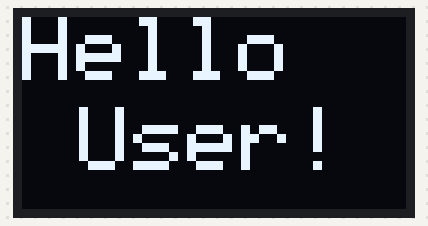
Bench run of a sketch on a simulated Arduino Uno, built with avr-gcc and run on an emulated ATmega328P. Parts: 128×64 one-colour display.

Above: at 0.1 s.
At 4.1 s:
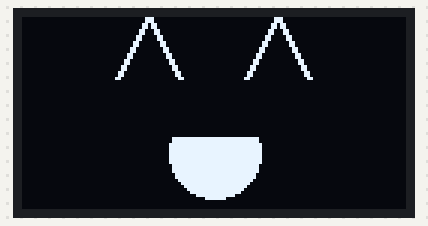
At 19.54 s:
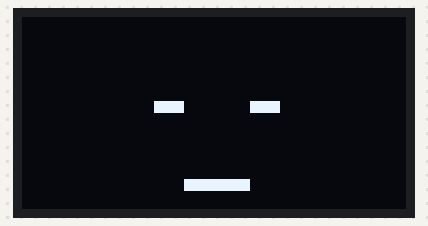
At 23.9 s:
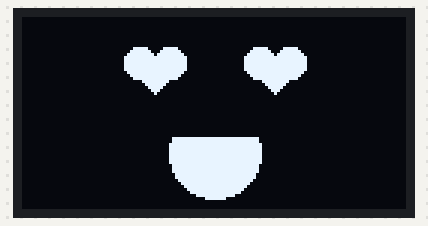
At 39.25 s:
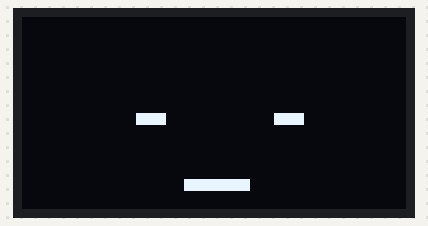

The sketch:

mochiface.ino
```cpp
#include <Wire.h>
#include <Adafruit_SSD1306.h>

#define OLED_ADDRESS 0x3C

Adafruit_SSD1306 display(128, 64, &Wire, OLED_ADDRESS);

void setup() {
  display.begin(SSD1306_SWITCHCAPVCC, OLED_ADDRESS);
  display.clearDisplay();
  display.setTextSize(3);
  display.setTextColor(WHITE);
  display.setCursor(0, 0);
  display.println("Hello");
  display.setCursor(19, 30);
  display.println("User!");
  display.display();
  delay(4000);
  display.clearDisplay();
}

void loop(){
  int randomNum = 1;

  if (randomNum == 1) {
    eyes();
    randomNum = 2;
  }
  if (randomNum == 2) {
    love();
    randomNum = 1;
  }

}

void eyes() {
  display.clearDisplay();

  int centerX = 42;
  int centerY = 10;
  int lineLength = 10;

  // Draw the left ^ symbol
  display.drawLine(centerX - lineLength, centerY + lineLength, centerX, centerY - lineLength, WHITE);
  display.drawLine(centerX - lineLength-1, centerY + lineLength, centerX-1, centerY - lineLength, WHITE);

  display.drawLine(centerX, centerY - lineLength, centerX + lineLength, centerY + lineLength, WHITE);
  display.drawLine(centerX+1, centerY - lineLength, centerX + lineLength+1, centerY + lineLength, WHITE);

  int centerXl = 85;
  int centerYl = 10;

  // Draw the right ^ symbol
  display.drawLine(centerXl - lineLength, centerYl + lineLength, centerXl, centerYl - lineLength, WHITE);
  display.drawLine(centerXl - lineLength-1, centerYl + lineLength, centerXl-1, centerYl - lineLength, WHITE);


  display.drawLine(centerXl, centerYl - lineLength, centerXl + lineLength, centerYl + lineLength, WHITE);
  display.drawLine(centerXl+1, centerYl - lineLength, centerXl + lineLength+1, centerYl + lineLength, WHITE);


  //smile
  display.fillCircle(64, 45, 15, WHITE);    // full smile
  display.fillRect(0, 30, 128, 10, BLACK);  // hide top half of smile


  display.display();
  delay(5500);
  display.clearDisplay();

  //blink
  //smallest mouth
  display.fillRect(54, 54, 22, 4, WHITE);
;

  display.fillRect(38, 32, 10, 4, WHITE);
  display.fillRect(84, 32, 10, 4, WHITE);
  display.display();
  delay(120);

  display.clearDisplay();
  // Draw the left ^ symbol
 display.drawLine(centerX - lineLength, centerY + lineLength, centerX, centerY - lineLength, WHITE);
  display.drawLine(centerX - lineLength-1, centerY + lineLength, centerX-1, centerY - lineLength, WHITE);

  display.drawLine(centerX, centerY - lineLength, centerX + lineLength, centerY + lineLength, WHITE);
  display.drawLine(centerX+1, centerY - lineLength, centerX + lineLength+1, centerY + lineLength, WHITE);

  // Draw the right ^ symbol
   display.drawLine(centerXl - lineLength, centerYl + lineLength, centerXl, centerYl - lineLength, WHITE);
  display.drawLine(centerXl - lineLength-1, centerYl + lineLength, centerXl-1, centerYl - lineLength, WHITE);


  display.drawLine(centerXl, centerYl - lineLength, centerXl + lineLength, centerYl + lineLength, WHITE);
  display.drawLine(centerXl+1, centerYl - lineLength, centerXl + lineLength+1, centerYl + lineLength, WHITE);

  //smile
  display.fillCircle(64, 45, 15, WHITE);    // full smile
  display.fillRect(0, 30, 128, 10, BLACK);  // hide top half of smile

  display.display();
  delay(5500);
  display.clearDisplay();

  //blink

  //smallest mouth
  display.fillRect(54, 54, 22, 4, WHITE);

  display.fillRect(38, 32, 10, 4, WHITE);
  display.fillRect(84, 32, 10, 4, WHITE);
  display.display();
  delay(120);
  display.clearDisplay();
}

void love() {
  display.clearDisplay();

  int x1 = 44;
  int y1 = 15;
  int radius1 = 10;


  display.fillTriangle(x1 - radius1, y1, x1, y1 + radius1, x1 + radius1, y1, WHITE);
  display.fillCircle(x1 - 5, y1, 5.5, WHITE);
  display.fillCircle(x1 + 5, y1, 5.5, WHITE);

  int x2 = 84;
  int y2 = 15;
  int radius2 = 10;


  display.fillTriangle(x2 - radius2, y2, x2, y2 + radius2, x2 + radius2, y2, WHITE);
  display.fillCircle(x2 - 5, y2, 5.5, WHITE);
  display.fillCircle(x2 + 5, y2, 5.5, WHITE);

  //smile
  display.fillCircle(64, 45, 15, WHITE);    // full smile
  display.fillRect(0, 30, 128, 10, BLACK);  // hide top half of smile

  display.display();
  delay(4000);

  //blink
  display.clearDisplay();

  //smallest mouth
  display.fillRect(54, 54, 22, 4, WHITE);

  display.fillRect(44, 28, 10, 4, WHITE);
  display.fillRect(76, 28, 10, 4, WHITE);
  display.display();
  delay(120);
  display.clearDisplay();

  //smile
  display.fillCircle(64, 45, 15, WHITE);    // full smile
  display.fillRect(0, 30, 128, 10, BLACK);  // hide top half of smile


  // Draw the left heart
  display.fillTriangle(x1 - radius1, y1, x1, y1 + radius1, x1 + radius1, y1, WHITE);
  display.fillCircle(x1 - 5, y1, 5.5, WHITE);
  display.fillCircle(x1 + 5, y1, 5.5, WHITE);

  // Draw the right heart
  display.fillTriangle(x2 - radius2, y2, x2, y2 + radius2, x2 + radius2, y2, WHITE);
  display.fillCircle(x2 - 5, y2, 5.5, WHITE);
  display.fillCircle(x2 + 5, y2, 5.5, WHITE);

  display.display();
  delay(4000);

  //blink
  display.clearDisplay();
  display.fillRect(44, 28, 10, 4, WHITE);
  display.fillRect(76, 28, 10, 4, WHITE);

  //smallest mouth
  display.fillRect(54, 54, 22, 4, WHITE);

  display.display();
  delay(120);
  display.clearDisplay();

  // Draw the left heart
  display.fillTriangle(x1 - radius1, y1, x1, y1 + radius1, x1 + radius1, y1, WHITE);
  display.fillCircle(x1 - 5, y1, 5.5, WHITE);
  display.fillCircle(x1 + 5, y1, 5.5, WHITE);

  // Draw the right heart
  display.fillTriangle(x2 - radius2, y2, x2, y2 + radius2, x2 + radius2, y2, WHITE);
  display.fillCircle(x2 - 5, y2, 5.5, WHITE);
  display.fillCircle(x2 + 5, y2, 5.5, WHITE);

  //smile
  display.fillCircle(64, 45, 15, WHITE);    // full smile
  display.fillRect(0, 30, 128, 10, BLACK);  // hide top half of smile


  display.display();
  delay(4000);

  //blink
  display.clearDisplay();

  display.clearDisplay();
  display.fillRect(44, 28, 10, 4, WHITE);
  display.fillRect(76, 28, 10, 4, WHITE);

  //smallest mouth
  display.fillRect(54, 54, 22, 4, WHITE);

  display.display();
  delay(120);
  display.clearDisplay();
}
```

Measured:
- what the display in image 1 shows lasts 5.5 s, from 4.1 s to 9.6 s
- what the display in image 3 shows lasts 4.0 s, from 23.8 s to 27.8 s
